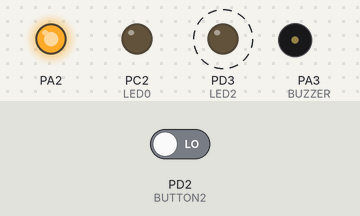
Bench run of a program on a simulated ATmega32, built with avr-gcc and emulated at 16 MHz. Shown: output pins drawn as LEDs (lit = HIGH), buzzer (waves = sounding, pin HIGH). Dashed ring = blinking. The test bench sets the inputs (shaded band); at power-on: PD2 (BUTTON2) LOW.

Above: at 1.0 s.
Timing chart, 0 to 3.0 s (numbered marks = the images above):
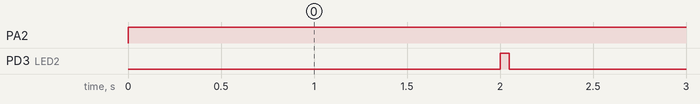

The program:

main.c
```c
/*
 * DIO_Test.c
 *
 * Created: 5/22/2020 12:43:41 PM
 * Author : Mohamed
 *Interface LED PC2 -- Active High
 * 1) Data Direction of PC2 to be output =1
 * 2)Output Register PORT PC2 =1
 */
//Internal OSC 1 ~ Mhz
//Ext 16Mhz << for Atmega32
#define F_CPU 16000000
#include <avr/io.h>//address of all registers
#include <util/delay.h>
#include "bit_math.h"
#include "STD_Types.h"


#define  BUZZER  3 //PA3
#define BUTTON2  2// PD2
#define BUTTON0  0//PB0
#define LED0     2//PC2
#define LED2	 3//PD3

#define Buzzer_DDR	DDRA

#define Buzzer_Port	PORTA

#define LED0_DDR	DDRC


void Initialize_modules(){
		//PA3
		SET_BIT(Buzzer_DDR,BUZZER);
		//Data Direction of PC2 to be output
		SET_BIT(LED0_DDR,LED0);
		//Data Direct for Button at B0 to be input pin
		//  DDRB&=~(1<<0);
		CLEAR_BIT(DDRB,BUTTON0);
		//LED2 on PD3 to be output pin
		SET_BIT(DDRD,LED2);
		//button2 PD2
		CLEAR_BIT(DDRD,BUTTON2);

		//relay PA2 as output
		SET_BIT(DDRA,2);
}
int main(void)
{
	Initialize_modules();
    while (1)
    {
		SET_BIT(PORTA,2);
		_delay_ms(1000);
		CLEAR_BIT(PORTD,LED2);
		_delay_ms(1000);


		SET_BIT(PORTD,LED2);
		_delay_ms(50);
		CLEAR_BIT(PORTD,LED2);
		_delay_ms(50);

	//check if button is pressed on PD2
	if(GET_BIT(PIND,BUTTON2)==HIGH){	//get_bit???
		_delay_ms(30); //debounce time
		//provide output =1
		//TOGGLE_BIT(Buzzer_Port,BUZZER); //xor?

	}
	else{
		//CLEAR_BIT(PORTC,2);
		//CLEAR_BIT(PORTD,3);
	}//else
    }//while

}//main
```

STD_Types.h
```c
/*
 * STD_Types.h
 *
 * Created: 5/22/2020 3:36:13 PM
 *  Author: infin
 */


#ifndef STD_TYPES_H_
#define STD_TYPES_H_

typedef unsigned char uint8;
typedef unsigned int uint16;
typedef unsigned long int uint32;
typedef float float16;

typedef enum{
	LOW=0,
	HIGH
}STD_LevelType;


#endif /* STD_TYPES_H_ */
```

bit_math.h
```c
/*
 * bit_math.h
 *
 * Created: 5/22/2020 2:16:07 PM
 *  Author: Mohamed
 */


#ifndef BIT_MATH_H_
#define BIT_MATH_H_

#define SET_BIT(var,bit)	var|=(1<<bit)
#define CLEAR_BIT(var,bit)	var&=~(1<<bit)
#define GET_BIT(var,bit)	((var>>bit)&1)
#define TOGGLE_BIT(var,bit)	var^=(1<<bit)

#endif /* BIT_MATH_H_ */
```

Measured:
- by itself, PA2: LOW → HIGH at 0.00 s
- by itself, PD3 (LED2): alternates HIGH for 0.05 s and LOW for 2.1 s
